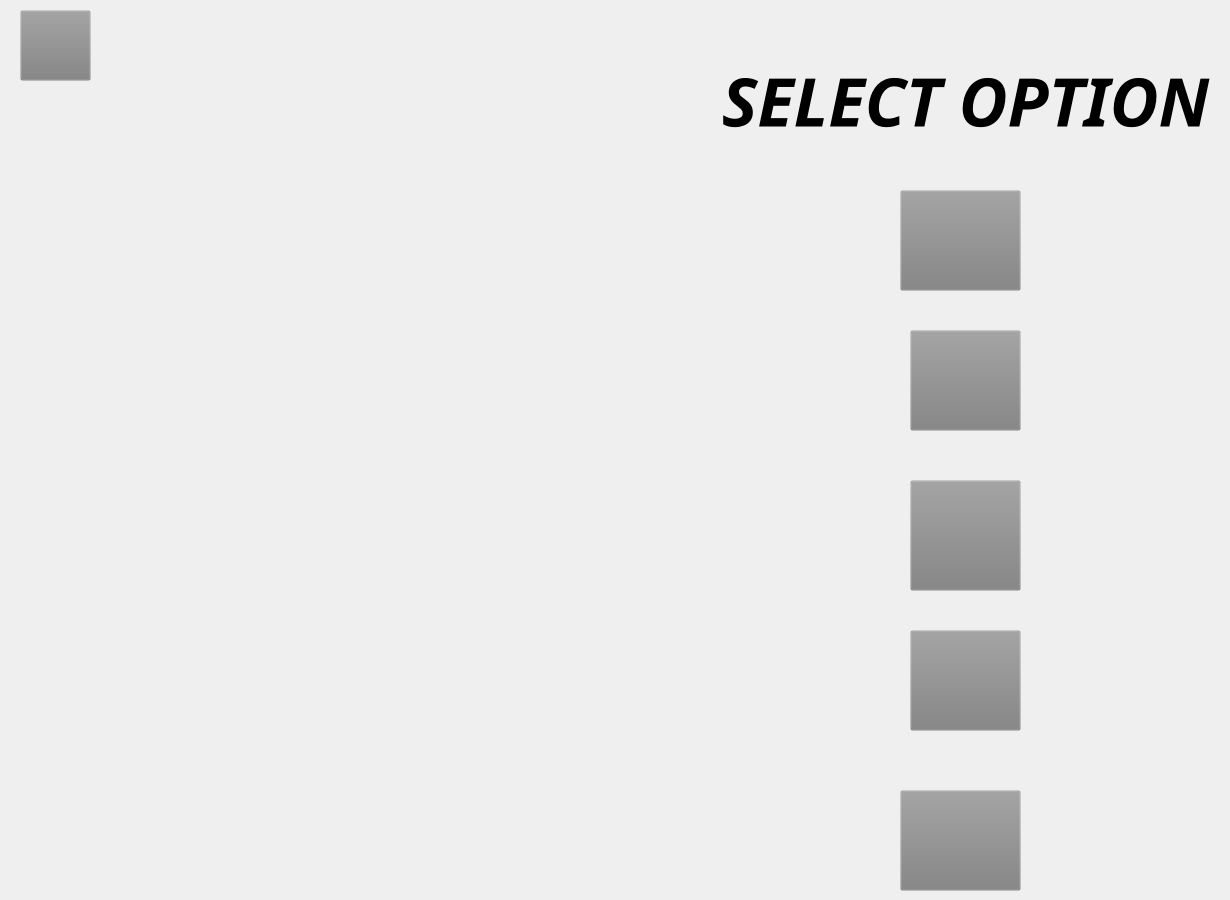
    <widget class="QWidget" name="optionsfortable">
     <widget class="QLabel" name="label_11">
      <property name="geometry">
       <rect>
        <x>710</x>
        <y>60</y>
        <width>511</width>
        <height>81</height>
       </rect>
      </property>
      <property name="font">
       <font>
        <family>JasmineUPC</family>
        <pointsize>50</pointsize>
        <weight>75</weight>
        <italic>true</italic>
        <bold>true</bold>
       </font>
      </property>
      <property name="styleSheet">
       <string notr="true">background-color: rgb(128, 128, 128, 0.001);</string>
      </property>
      <property name="text">
       <string>SELECT OPTION</string>
      </property>
      <property name="alignment">
       <set>Qt::AlignCenter</set>
      </property>
     </widget>
     <widget class="QPushButton" name="user_login_table_updatebutton">
      <property name="geometry">
       <rect>
        <x>910</x>
        <y>330</y>
        <width>111</width>
        <height>101</height>
       </rect>
      </property>
      <property name="styleSheet">
       <string notr="true">background-color: rgb(128, 128, 128, 0.01);
border-image: url(:/update.png);</string>
      </property>
      <property name="text">
       <string/>
      </property>
     </widget>
     <widget class="QPushButton" name="user_login_table_deletebutton">
      <property name="geometry">
       <rect>
        <x>900</x>
        <y>790</y>
        <width>121</width>
        <height>101</height>
       </rect>
      </property>
      <property name="styleSheet">
       <string notr="true">background-color: rgb(128, 128, 128, 0.01);
border-image: url(:/delete.png);</string>
      </property>
      <property name="text">
       <string/>
      </property>
     </widget>
     <widget class="QPushButton" name="user_login_table_addbutton">
      <property name="geometry">
       <rect>
        <x>900</x>
        <y>190</y>
        <width>121</width>
        <height>101</height>
       </rect>
      </property>
      <property name="styleSheet">
       <string notr="true">background-color: rgb(128, 128, 128, 0.01);
border-image: url(:/add.png);</string>
      </property>
      <property name="text">
       <string/>
      </property>
     </widget>
     <widget class="QPushButton" name="user_login_table_viewbutton">
      <property name="geometry">
       <rect>
        <x>910</x>
        <y>480</y>
        <width>111</width>
        <height>111</height>
       </rect>
      </property>
      <property name="styleSheet">
       <string notr="true">background-color: rgb(128, 128, 128, 0.01);
border-image: url(:/view.png);</string>
      </property>
      <property name="text">
       <string/>
      </property>
     </widget>
     <widget class="QPushButton" name="user_login_table_printbutton">
      <property name="geometry">
       <rect>
        <x>910</x>
        <y>630</y>
        <width>111</width>
        <height>101</height>
       </rect>
      </property>
      <property name="styleSheet">
       <string notr="true">background-color: rgb(128, 128, 128, 0.01);
border-image: url(:/print.png);</string>
      </property>
      <property name="text">
       <string/>
      </property>
     </widget>
     <widget class="QPushButton" name="user_login_table_backbutton">
      <property name="geometry">
       <rect>
        <x>20</x>
        <y>10</y>
        <width>71</width>
        <height>71</height>
       </rect>
      </property>
      <property name="styleSheet">
       <string notr="true">border-image: url(:/back-button.png);
background-color: rgb(128, 128, 128, 0.01);</string>
      </property>
      <property name="text">
       <string/>
      </property>
     </widget>
    </widget>
